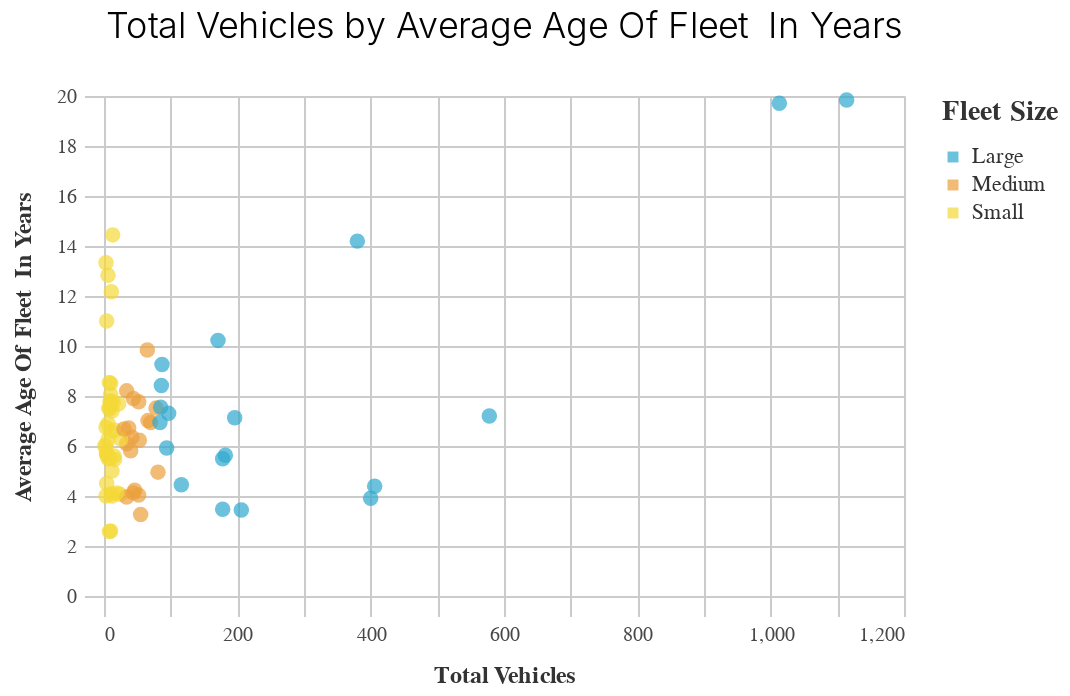

Write notebook code for a chart like this one.
### Markdown cell above
# All

### Code cell
_utils.basic_scatter_chart((df), 'total_vehicles', 'average_age_of_fleet__in_years_', 'fleet_size'
                            )
